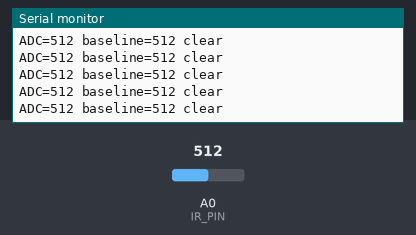
This sketch was run on a simulated Arduino Uno, built with avr-gcc and run on an emulated ATmega328P. Shown: the last lines printed to the serial monitor. Inputs (shaded band) come from the test bench; at power-on: A0 (IR_PIN) = 512.

Above: at 1.7 s.
1.8 s: A0 (IR_PIN) set to 423
At 1.81 s:
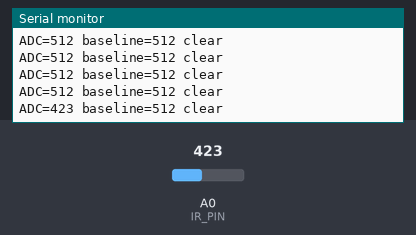
3.3 s: A0 (IR_PIN) set to 401
At 3.32 s:
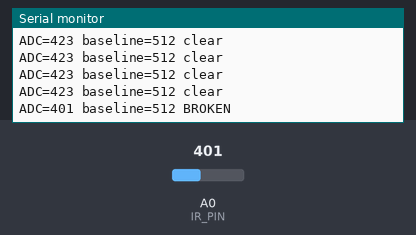

Measured:
- the behaviour switches between 412 and 411 on A0 (IR_PIN) (found by bisection; images 1 and 2)
- after the input at 1.8 s, the serial monitor: prints a new line at once (image 1)
- after the input at 3.3 s, the serial monitor: prints a new line at once (image 2)

The sketch:

ir_voltage_drop.ino
```cpp
/*
Pillba - IR Voltage-Drop Detection Test (Arduino sketch, bench prototype)
Wiring:
IR phototransistor/receiver analog output -> A0
pin idles at a known voltage when the beam is unbroken)
*/

const int IR_PIN = A0;
const int THRESHOLD_DROP = 100;  // Tune during testing

int baseline = 0;

void setup() {
  Serial.begin(57600);
  Serial.println("Pillba IR Voltage-Drop Test");

  Serial.println("Reading baseline with beam clear...");
  delay(500);
  baseline = analogRead(IR_PIN);
}

void loop() {
  int reading = analogRead(IR_PIN);
  bool broken = (baseline - reading) > THRESHOLD_DROP && reading < baseline;

  Serial.print("ADC=");
  Serial.print(reading);
  Serial.print(" baseline=");
  Serial.print(baseline);
  Serial.println(broken ? " BROKEN" : " clear");

  delay(100);
}
```
